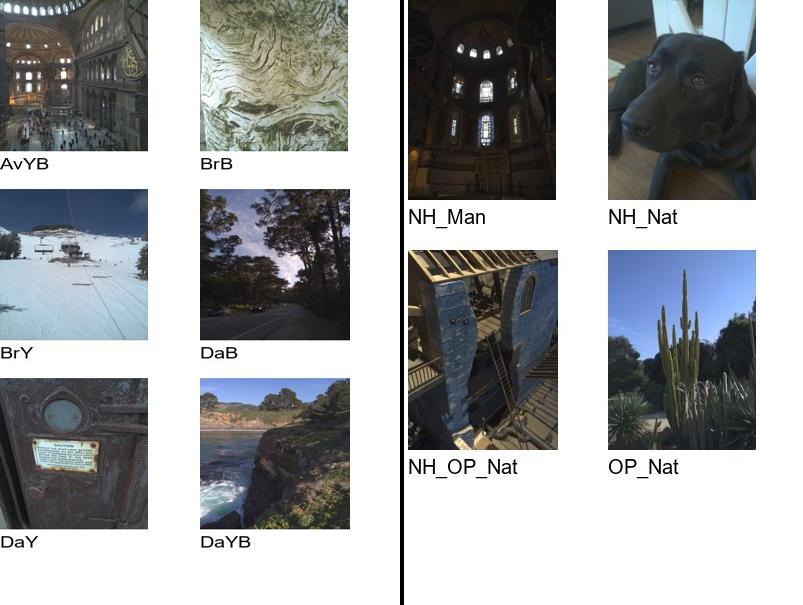
#> input picture images/output_collage_HDRPLUS.jpg, 803 x 605 px, found by its file name
$ python resize_images.py
#> lines starting #> are read from the running program, lines starting #| are printed output that depends on the picture
from PIL import Image


path = "output_collage_HDRPLUS.jpg"
# Load the original image
image = Image.open(path)
#> image is the input picture: PIL image 803x605 RGB; mean R, G, B 161.2, 163.2, 164.9

# Get original dimensions
width, height = image.size
#> width = 803; height = 605

# Calculate new dimensions (half the size)
new_size = (width // 2, height // 2)
#> new_size = (401, 302)

# Resize the image
smaller_image = image.resize(new_size, Image.Resampling.LANCZOS)
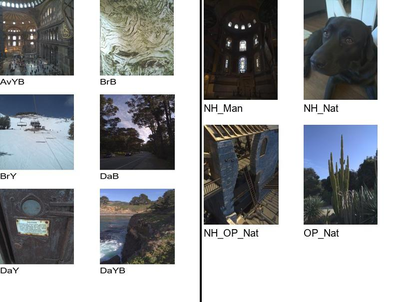
#> smaller_image: PIL image 401x302 RGB; mean R, G, B 160.9, 163, 164.6


print(path.split(".")[0] + "_resized.png")

smaller_image.save(path.split(".")[0] + "_resized.png")
